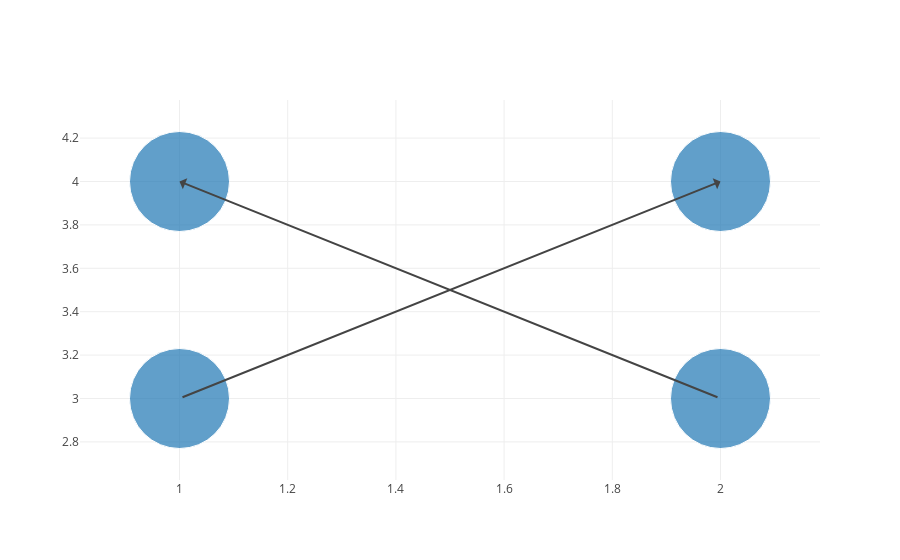

Write notebook code for a chart like this one.
### Code cell
#import plotly
from plotly.offline import init_notebook_mode, iplot
import plotly.graph_objs as go

init_notebook_mode(connected=True)         # initiate notebook for offline plot

"""trace0 = go.Scatter(
  x=[1, 2, 3, 4],
  y=[10, 15, 13, 17]
)
trace1 = go.Scatter(
  x=[1, 2, 3, 4],
  y=[16, 5, 11, 9]
)
data = go.Data([trace0, trace1])"""

#plotly.offline.
#iplot(data)               # use plotly.offline.iplot for offline plot

####################################

trace = go.Scatter( 
    x=[1, 2, 2, 1], 
    y=[3, 4, 3, 4], 
    mode='markers',
    marker=dict(size=[100, 100, 100, 100])
)

# Edges
x0 = [1, 2]
y0 = [3, 3]
x1 = [2, 1]
y1 = [4, 4]

fig = go.Figure(
    data=[trace],
    layout=go.Layout(
        annotations = [
            dict(ax=x0[i], ay=y0[i], axref='x', ayref='y',
                x=x1[i], y=y1[i], xref='x', yref='y') for i in range(0, len(x0))
        ]
    )
) 
iplot(fig)

### Figure 1 — Plotly figure (JSON) as saved in the notebook; plotly's stock layout.template omitted (floating-point values rounded to 4 significant figures)
{"data": [{"marker": {"size": [100, 100, 100, 100]}, "mode": "markers", "type": "scatter", "uid": "6f2777d0-4066-4d49-a1a2-056450ba0891", "x": [1, 2, 2, 1], "y": [3, 4, 3, 4]}], "layout": {"annotations": [{"ax": 1, "axref": "x", "ay": 3, "ayref": "y", "x": 2, "xref": "x", "y": 4, "yref": "y"}, {"ax": 2, "axref": "x", "ay": 3, "ayref": "y", "x": 1, "xref": "x", "y": 4, "yref": "y"}]}}
